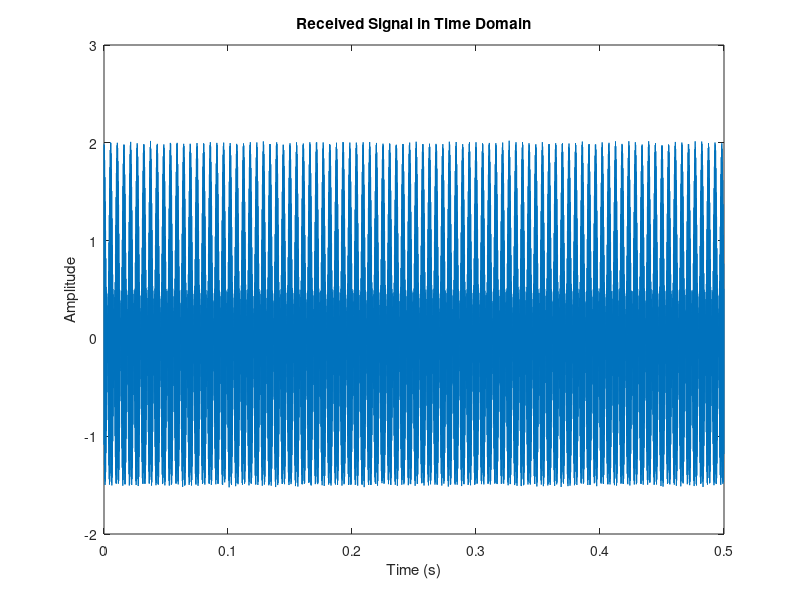
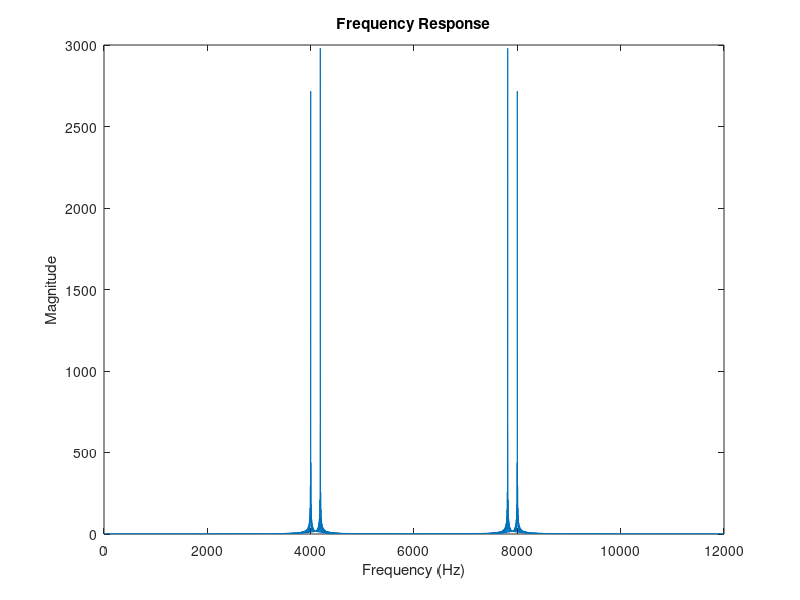

Source code (MATLAB) for these figures, in order: (Note: this script raises an error after producing the figures.)
% Simulation Parameters
range = 10; % Range in meters
dwell_time = 0.5; % Dwell time in seconds
sampling_rate = 12000; % Sampling rate in Hz (12 ksps)
num_rotors = 4; % Number of rotors
blades_per_rotor = 2; % Number of blades per rotor
rotation_rate = 56; % Blade rotation rate in rps
blade_length = 0.1; % Blade length in meters
radar_cross_section = 0.3; % Radar cross section in m^2
frequency = 10e9; % Radar frequency in Hz (10 GHz)
transmit_power = 70.79e-3; % Transmit power in Watts (70.79 mW)
gain_tx = 22; % Transmit gain in dB
gain_rx = 19; % Receive gain in dB
noise_figure = 1.7; % Receiver noise figure in dB
c = 3e8; % Speed of light in m/s

% Derived Parameters
lambda = c / frequency; % Wavelength

% Time vector
t = 0:1/sampling_rate:dwell_time-1/sampling_rate;

% Generate a continuous waveform signal
signal = cos(2 * pi * frequency * t);

% Blade velocity
velocity_blades = rotation_rate * blade_length / 2; % m/s

% Simulate Doppler shift
doppler_shift = 2 * velocity_blades / lambda; % Frequency shift in Hz

% Apply Doppler shift to the signal
doppler_signal = cos(2 * pi * frequency * t) + cos(2 * pi * (frequency + doppler_shift) * t);

% Add noise
noise = randn(size(doppler_signal)) * 0.01; % Adjust noise level as needed
received_signal = doppler_signal + noise;

% Plot received signal
figure;
plot(t, received_signal);
title('Received Signal in Time Domain');
xlabel('Time (s)');
ylabel('Amplitude');

% Perform FFT with zero-padding for better frequency resolution
nfft = 2^nextpow2(length(received_signal)); % Next power of 2 for zero-padding
fft_signal = fft(received_signal, nfft);
f = (0:nfft-1) * (sampling_rate / nfft); % Frequency vector

% Plot the frequency response
figure;
plot(f, abs(fft_signal));
title('Frequency Response');
xlabel('Frequency (Hz)');
ylabel('Magnitude');

% Generate the spectrogram with adjusted parameters
window_size = 512; % Increase window size for better frequency resolution
overlap = 256; % Increase overlap to capture more detail
spectrogram(received_signal, window_size, overlap, [], sampling_rate, 'yaxis');
title('Spectrogram');
